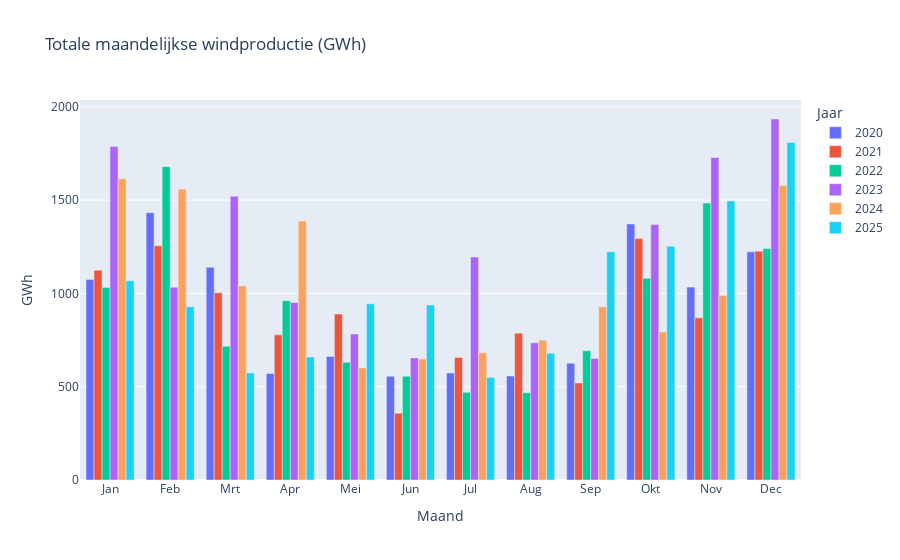

Notebook code for this chart:
### Code cell
vt.plot_interactive(energytype="wind",lang=lang, short=short,layout="months")

### Figure 1 — Plotly figure (JSON) as saved in the notebook; plotly's stock layout.template omitted (floating-point values rounded to 4 significant figures)
{"data": [{"alignmentgroup": "True", "hovertemplate": "Jaar=2020<br>Maand=%{x}<br>GWh=%{y}<extra></extra>", "legendgroup": "2020", "marker": {"color": "#636efa", "pattern": {"shape": ""}}, "name": "2020", "offsetgroup": "2020", "orientation": "v", "showlegend": true, "textposition": "auto", "type": "bar", "x": ["Jan", "Feb", "Mrt", "Apr", "Mei", "Jun", "Jul", "Aug", "Sep", "Okt", "Nov", "Dec"], "xaxis": "x", "y": [1075.0, 1433.0, 1140.0, 570.9, 662.2, 555.8, 573.2, 557.4, 625.8, 1372.0, 1034.0, 1223.0], "yaxis": "y"}, {"alignmentgroup": "True", "hovertemplate": "Jaar=2021<br>Maand=%{x}<br>GWh=%{y}<extra></extra>", "legendgroup": "2021", "marker": {"color": "#EF553B", "pattern": {"shape": ""}}, "name": "2021", "offsetgroup": "2021", "orientation": "v", "showlegend": true, "textposition": "auto", "type": "bar", "x": ["Jan", "Feb", "Mrt", "Apr", "Mei", "Jun", "Jul", "Aug", "Sep", "Okt", "Nov", "Dec"], "xaxis": "x", "y": [1124.0, 1255.0, 1004.0, 778.0, 889.1, 357.8, 656.7, 786.9, 520.0, 1294.0, 869.1, 1226.0], "yaxis": "y"}, {"alignmentgroup": "True", "hovertemplate": "Jaar=2022<br>Maand=%{x}<br>GWh=%{y}<extra></extra>", "legendgroup": "2022", "marker": {"color": "#00cc96", "pattern": {"shape": ""}}, "name": "2022", "offsetgroup": "2022", "orientation": "v", "showlegend": true, "textposition": "auto", "type": "bar", "x": ["Jan", "Feb", "Mrt", "Apr", "Mei", "Jun", "Jul", "Aug", "Sep", "Okt", "Nov", "Dec"], "xaxis": "x", "y": [1031.0, 1679.0, 716.9, 961.3, 630.6, 556.5, 469.7, 467.7, 692.4, 1081.0, 1484.0, 1240.0], "yaxis": "y"}, {"alignmentgroup": "True", "hovertemplate": "Jaar=2023<br>Maand=%{x}<br>GWh=%{y}<extra></extra>", "legendgroup": "2023", "marker": {"color": "#ab63fa", "pattern": {"shape": ""}}, "name": "2023", "offsetgroup": "2023", "orientation": "v", "showlegend": true, "textposition": "auto", "type": "bar", "x": ["Jan", "Feb", "Mrt", "Apr", "Mei", "Jun", "Jul", "Aug", "Sep", "Okt", "Nov", "Dec"], "xaxis": "x", "y": [1788.0, 1033.0, 1521.0, 951.3, 781.8, 654.5, 1195.0, 735.9, 651.4, 1369.0, 1728.0, 1935.0], "yaxis": "y"}, {"alignmentgroup": "True", "hovertemplate": "Jaar=2024<br>Maand=%{x}<br>GWh=%{y}<extra></extra>", "legendgroup": "2024", "marker": {"color": "#FFA15A", "pattern": {"shape": ""}}, "name": "2024", "offsetgroup": "2024", "orientation": "v", "showlegend": true, "textposition": "auto", "type": "bar", "x": ["Jan", "Feb", "Mrt", "Apr", "Mei", "Jun", "Jul", "Aug", "Sep", "Okt", "Nov", "Dec"], "xaxis": "x", "y": [1615.0, 1559.0, 1040.0, 1388.0, 600.5, 648.0, 681.6, 749.4, 928.9, 792.9, 988.5, 1578.0], "yaxis": "y"}, {"alignmentgroup": "True", "hovertemplate": "Jaar=2025<br>Maand=%{x}<br>GWh=%{y}<extra></extra>", "legendgroup": "2025", "marker": {"color": "#19d3f3", "pattern": {"shape": ""}}, "name": "2025", "offsetgroup": "2025", "orientation": "v", "showlegend": true, "textposition": "auto", "type": "bar", "x": ["Jan", "Feb", "Mrt", "Apr", "Mei", "Jun", "Jul", "Aug", "Sep", "Okt", "Nov", "Dec"], "xaxis": "x", "y": [1068.0, 928.2, 573.5, 659.2, 944.1, 937.9, 548.9, 678.8, 1224.0, 1253.0, 1496.0, 1809.0], "yaxis": "y"}], "layout": {"barmode": "group", "hovermode": "closest", "legend": {"title": {"text": "Jaar"}, "tracegroupgap": 0}, "title": {"text": "Totale maandelijkse windproductie (GWh)"}, "xaxis": {"anchor": "y", "domain": [0, 1], "title": {"text": "Maand"}}, "yaxis": {"anchor": "x", "domain": [0, 1], "title": {"text": "GWh"}}}}
